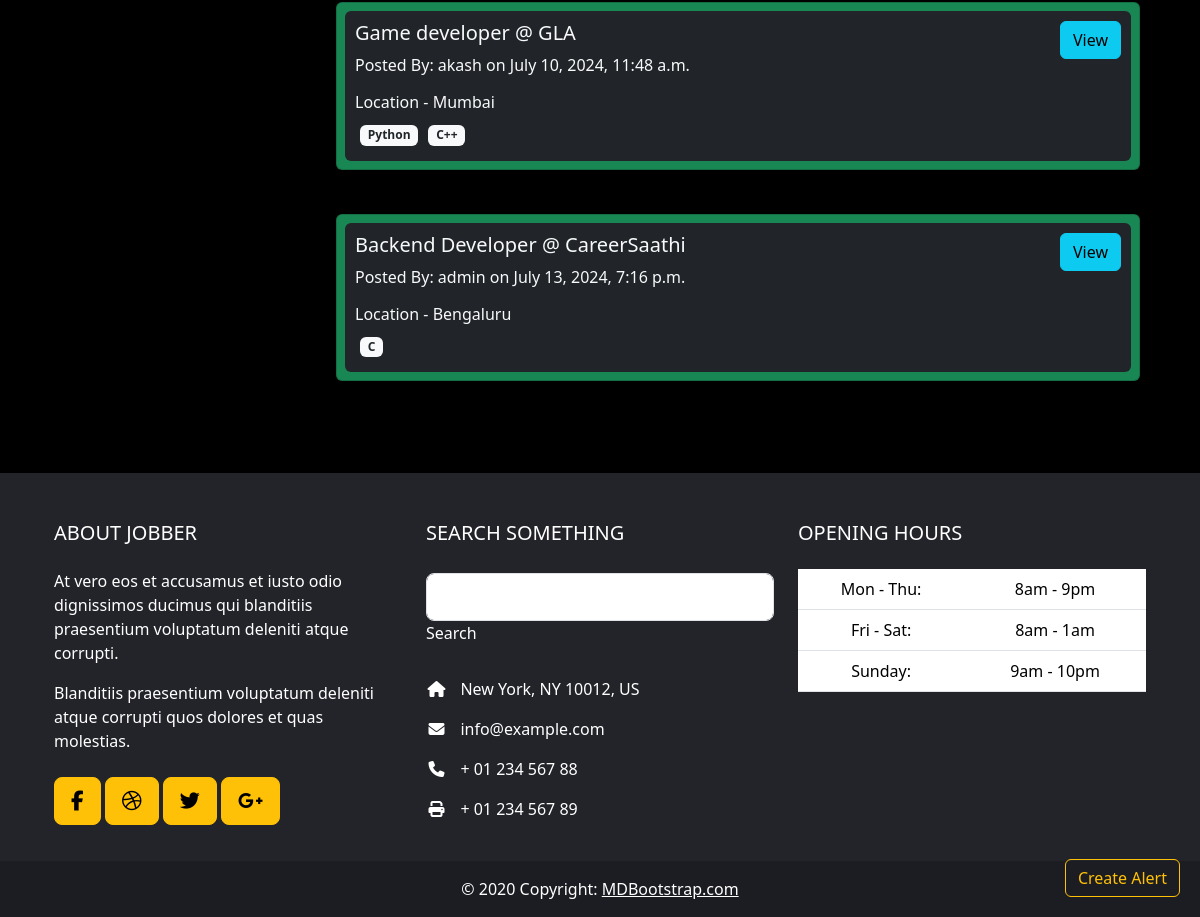
/alljobs/ (signed in, lower part), run on an earlier commit of the app's database.
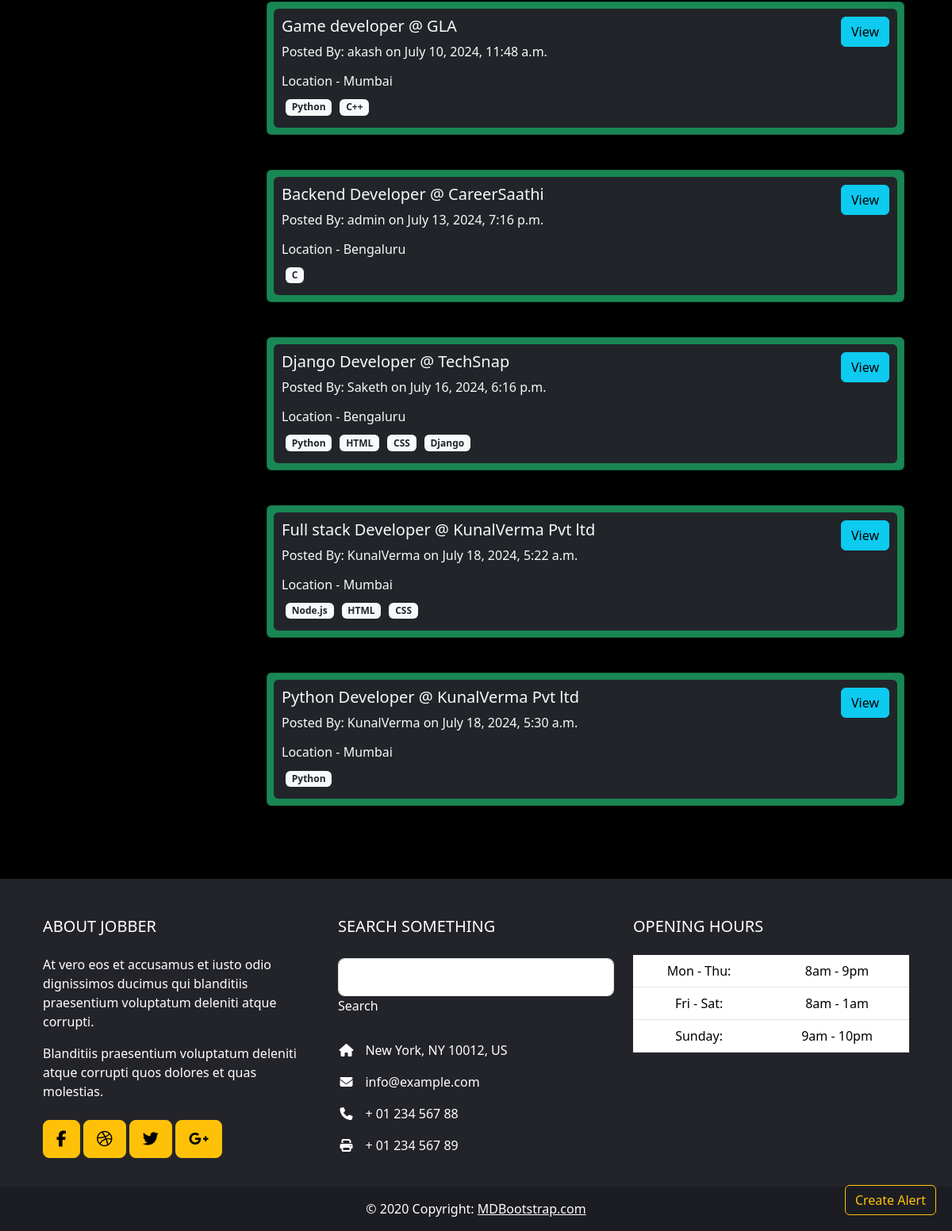
And on a later commit of the database.
### Employer/models.py (models this page shows, shortened)
class PostJob(models.Model):
    employment_choice = [
        ('Internship','InterShip'),
        ('PartTime','PartTime'),
        ('Fulltime','FullTime')
    ]
    user = models.ForeignKey(CustomUser,on_delete=models.CASCADE)
    job_title = models.CharField(max_length=200,default="")
    job_desc = models.TextField()
    location = models.CharField(max_length=300,default="")
    Employment_Type = models.CharField(choices=employment_choice,max_length=20)
    salary = models.ForeignKey(Salary,on_delete=models.CASCADE)
    skills = models.ManyToManyField(Skill,related_name="skills")
    company_name = models.CharField(max_length=50,default="")
    company_info = models.TextField()
    deadline = models.DateTimeField()
    expired = models.BooleanField(default=False)
    slug = models.SlugField(max_length=100, unique=True, blank=True)
    created_at = models.DateTimeField(auto_now_add=True)

class Skill(models.Model):
    name = models.CharField(max_length=50,default="")

### account/models.py (models this page shows)
class CustomUser(AbstractUser):
    is_employer = models.BooleanField("Is_Employer",default=False)
    is_jobseeker = models.BooleanField("Is_JobSeeker",default=False)

### Job/views.py (the view, shortened to what this page needs)
# urls.py: path('alljobs/',views.get_all_jobs,name="allJobs"),
@login_required(login_url="login")
def get_all_jobs(request):
    jobs = PostJob.objects.all()
    skill = Skill.objects.all()
    return render(request, 'main/jobs/alljobs.html', {'jobs': jobs, 'skill': skill})

### templates/main/jobs/alljobs.html (shortened to what this page needs)
{% extends "main/base.html" %}
{% load static %}
{% block css %}
<link rel="stylesheet" href="{% static "css/home.css" %}">
{% endblock css %}
{% block body %}
<section class="bg-black text-light p-5">
    <div class="container">
        <div class="row">
            {% include "main/jobs/filter.html" %}
            <div class="col-md-9">
                <div id="job-list" class="row">
                    {% for item in jobs %}
                        <div class="col-md-12 mb-4">
                            <div class="card p-2 bg-success text-light">
                                <div class="bg-dark rounded">
                                    <div class="card-body">
                                        <div class="row">
                                            <div class="col-md-7">
                                                <h5 class="card-title">{{item.job_title}} @ {{item.company_name}}</h5>
                                                <p>Posted By: {{item.user.username}} on {{item.created_at}}</p>
                                            </div>
                                            <div class="col-md-5 text-md-end">
                                                <a class="btn btn-info" href="{% url "jobdetail" item.slug %}">View</a>
                                            </div>
                                        </div>
                                        <h6 class="card-text">Location - {{item.location}}</h6>
                                        <div class="d-flex flex-wrap">
                                            {% for skill in item.skills.all %}
                                                <span class="badge bg-light text-dark">{{skill.name}}</span>
                                            {% endfor %}
                                        </div>
                                    </div>
                                </div>
                            </div>
                        </div>
                    {% endfor %}
                </div>
            </div>
        </div>
    </div>
</section>
<button id="fixedButton" class="btn btn-outline-warning bottom-button" data-bs-toggle="modal" data-bs-target="#alertModal">Create Alert</button>
{% endblock body %}

What changed in the data, as far as the page shows it:
added PostJob: job_title "Django Developer", company_name "TechSnap", user.username "Saketh", created_at "July 16, 2024, 6:16 p.m.", location "Bengaluru", Skill (name "Python")
now on this page (row unchanged): Skill: name "HTML"
now on this page (row unchanged): Skill: name "CSS"
now on this page (row unchanged): Skill: name "Django", shown under "Django Developer"
added PostJob: job_title "Full stack Developer", company_name "KunalVerma Pvt ltd", user.username "KunalVerma", created_at "July 18, 2024, 5:22 a.m.", location "Mumbai"
now on this page (row unchanged): Skill: name "Node.js", shown under "Full stack Developer"
added PostJob: job_title "Python Developer", company_name "KunalVerma Pvt ltd", user.username "KunalVerma", created_at "July 18, 2024, 5:30 a.m.", location "Mumbai", Skill (name "Python")
